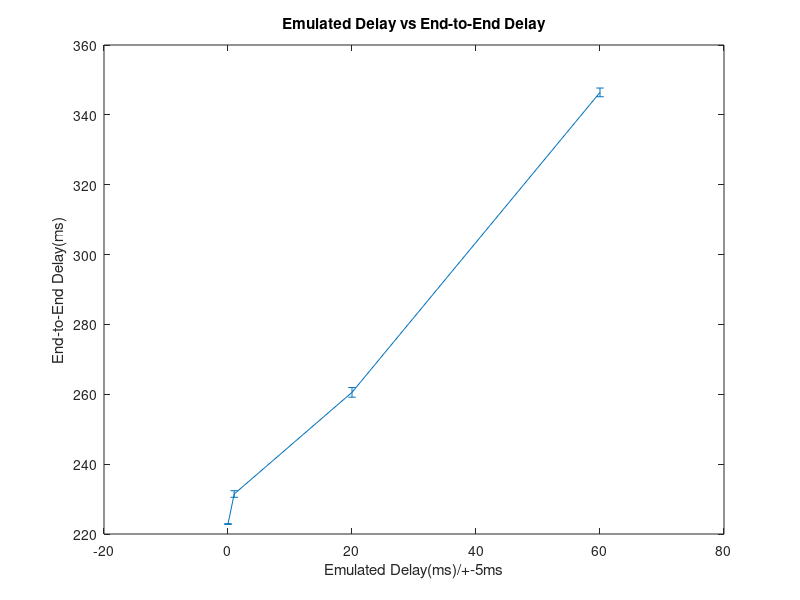

The MATLAB script that drew this image:
x=[0,1,20,60];
y=[222.853660583, 231.452915668, 260.553383827, 346.436054707];
e=[0.101962889366996, 0.9407839472138799, 1.3780723067818, 1.24405544556972];

errorbar(x,y,e);
xlabel('Emulated Delay(ms)/+-5ms');
ylabel('End-to-End Delay(ms)');
title('Emulated Delay vs End-to-End Delay');
print('graph.png')
pause;
